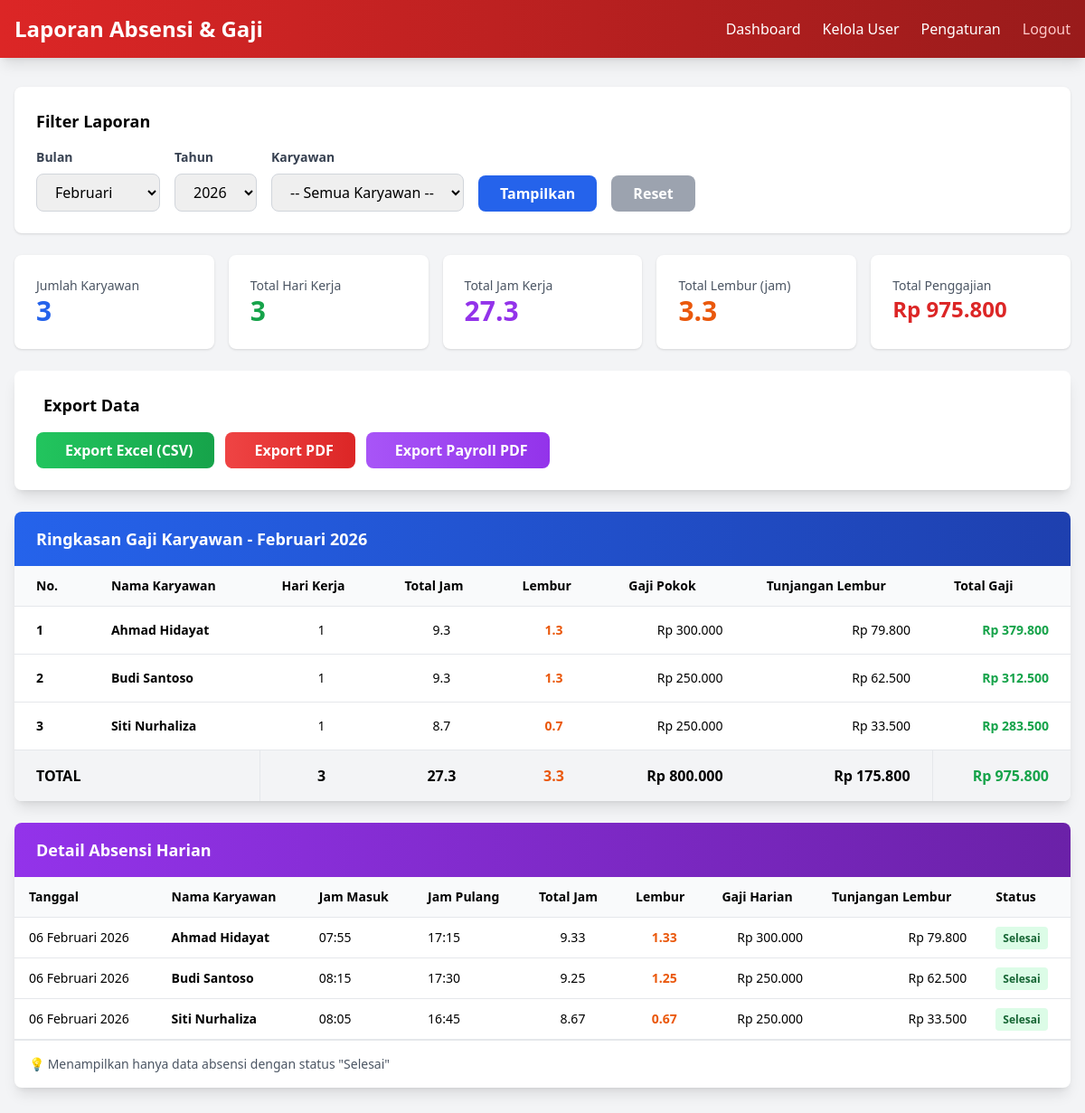
Page /admin/laporan.php (signed in) on the committed database.
### tables this page shows
CREATE TABLE absensi (
  id INT PRIMARY KEY AUTO_INCREMENT,
  user_id INT NOT NULL,
  tanggal DATE NOT NULL,
  jam_masuk TIME,
  jam_pulang TIME,
  total_jam DECIMAL(5, 2),
  jam_lembur DECIMAL(5, 2) DEFAULT 0,
  selfie_masuk VARCHAR(255),
  selfie_pulang VARCHAR(255),
  lat_masuk DECIMAL(10, 8),
  lng_masuk DECIMAL(11, 8),
  lat_pulang DECIMAL(10, 8),
  lng_pulang DECIMAL(11, 8),
  status ENUM('belum_absen', 'absen_masuk', 'absen_pulang', 'selesai') DEFAULT 'belum_absen',
  created_at TIMESTAMP DEFAULT CURRENT_TIMESTAMP,
  updated_at TIMESTAMP DEFAULT CURRENT_TIMESTAMP ON UPDATE CURRENT_TIMESTAMP,
  FOREIGN KEY (user_id) REFERENCES users(id) ON DELETE CASCADE,
  UNIQUE KEY unique_user_tanggal (user_id, tanggal),
  INDEX idx_tanggal (tanggal),
  INDEX idx_user_id (user_id)
);

CREATE TABLE users (
  id INT PRIMARY KEY AUTO_INCREMENT,
  nama VARCHAR(100) NOT NULL,
  email VARCHAR(100) UNIQUE NOT NULL,
  password VARCHAR(255) NOT NULL,
  role ENUM('admin', 'hrd', 'karyawan') NOT NULL DEFAULT 'karyawan',
  gaji_harian DECIMAL(10, 2) DEFAULT 0,
  tarif_lembur_per_jam DECIMAL(10, 2) DEFAULT 0,
  status ENUM('aktif', 'nonaktif') DEFAULT 'aktif',
  created_at TIMESTAMP DEFAULT CURRENT_TIMESTAMP,
  updated_at TIMESTAMP DEFAULT CURRENT_TIMESTAMP ON UPDATE CURRENT_TIMESTAMP
);

### admin/laporan.php (the view, shortened to what the rows shown need)
<?php
require_once __DIR__ . '/../config/database.php';
require_once __DIR__ . '/../config/helper.php';
$filter_month = $_GET['month'] ?? date('n');
$filter_year = $_GET['year'] ?? date('Y');
$first_day = sprintf('%04d-%02d-01', $filter_year, $filter_month);
$last_day = date('Y-m-t', strtotime($first_day));
$query = "SELECT a.*, u.nama, u.gaji_harian, u.tarif_lembur_per_jam
          FROM absensi a
          JOIN users u ON a.user_id = u.id
          WHERE a.tanggal BETWEEN ? AND ?
          AND u.role = 'karyawan'";
$params = [$first_day, $last_day];
$types = 'ss';
$query .= " ORDER BY a.tanggal DESC, u.nama";
$report_data = getRows($conn, $query, $params, $types);
$employee_summary = [];
foreach ($report_data as $record) {
    $emp_id = $record['user_id'];
    if ($record['status'] === 'selesai') {
        if (!isset($employee_summary[$emp_id])) {
            $employee_summary[$emp_id] = [
                'nama' => $record['nama'],
                'gaji_harian' => $record['gaji_harian'],
                'tarif_lembur' => $record['tarif_lembur_per_jam'],
                'hari_kerja' => 0,
                'total_jam' => 0,
                'total_lembur' => 0,
                'total_gaji' => 0,
                'total_lembur_bayar' => 0
            ];
        }
        $employee_summary[$emp_id]['hari_kerja']++;
        $employee_summary[$emp_id]['total_jam'] += $record['total_jam'] ?? 0;
        $employee_summary[$emp_id]['total_lembur'] += $record['jam_lembur'] ?? 0;
        $daily_salary = calculateDailySalary(
            $record['gaji_harian'],
            $record['jam_lembur'] ?? 0,
            $record['tarif_lembur_per_jam']
        );
        $employee_summary[$emp_id]['total_gaji'] += $daily_salary;
        $employee_summary[$emp_id]['total_lembur_bayar'] += ($record['jam_lembur'] ?? 0) * $record['tarif_lembur_per_jam'];
    }
}
?>
<!DOCTYPE html>
<html lang="id">
<head>
    <script src="https://cdn.tailwindcss.com"></script>
</head>
<body class="bg-gray-100">
    <nav class="bg-gradient-to-r from-red-600 to-red-800 shadow-lg">
        <div class="max-w-7xl mx-auto px-4 py-4">
            <div class="flex justify-between items-center">
                <h1 class="text-2xl font-bold text-white">Laporan Absensi & Gaji</h1>
            </div>
        </div>
    </nav>
    <div class="max-w-7xl mx-auto mt-8 px-4 mb-8">
        <div class="bg-white rounded-lg shadow p-6 mb-6">
            <h2 class="text-lg font-bold mb-4">Filter Laporan</h2>
        </div>
        <div class="bg-white rounded-lg shadow-lg overflow-hidden mb-6">
            <div class="overflow-x-auto">
                <table class="w-full">
                    <thead class="bg-gray-50 border-b">
                        <tr>
                            <th class="px-6 py-3 text-left text-sm font-semibold">No.</th>
                            <th class="px-6 py-3 text-left text-sm font-semibold">Nama Karyawan</th>
                            <th class="px-6 py-3 text-left text-sm font-semibold">Hari Kerja</th>
                            <th class="px-6 py-3 text-left text-sm font-semibold">Total Jam</th>
                            <th class="px-6 py-3 text-left text-sm font-semibold">Lembur</th>
                            <th class="px-6 py-3 text-left text-sm font-semibold">Gaji Pokok</th>
                            <th class="px-6 py-3 text-left text-sm font-semibold">Tunjangan Lembur</th>
                            <th class="px-6 py-3 text-left text-sm font-semibold">Total Gaji</th>
                        </tr>
                    </thead>
                    <tbody>
                        <?php if (!empty($employee_summary)): ?>
                            <?php $no = 1; foreach ($employee_summary as $emp_data): ?>
                                <?php
                                $gaji_pokok = $emp_data['hari_kerja'] * $emp_data['gaji_harian'];
                                ?>
                                <tr class="border-b hover:bg-gray-50">
                                    <td class="px-6 py-4 text-sm font-semibold"><?php echo $no++; ?></td>
                                    <td class="px-6 py-4 text-sm font-semibold"><?php echo htmlspecialchars($emp_data['nama']); ?></td>
                                    <td class="px-6 py-4 text-sm text-center"><?php echo $emp_data['hari_kerja']; ?></td>
                                    <td class="px-6 py-4 text-sm text-center"><?php echo round($emp_data['total_jam'], 1); ?></td>
                                    <td class="px-6 py-4 text-sm text-center text-orange-600 font-semibold"><?php echo round($emp_data['total_lembur'], 1); ?></td>
                                    <td class="px-6 py-4 text-sm text-right"><?php echo formatCurrency($gaji_pokok); ?></td>
                                    <td class="px-6 py-4 text-sm text-right"><?php echo formatCurrency($emp_data['total_lembur_bayar']); ?></td>
                                    <td class="px-6 py-4 text-sm text-right font-bold text-green-600"><?php echo formatCurrency($emp_data['total_gaji']); ?></td>
                                </tr>
                            <?php endforeach; ?>
                        <?php endif; ?>
                    </tbody>
                </table>
            </div>
        </div>
        <div class="bg-white rounded-lg shadow-lg overflow-hidden">
            <div class="overflow-x-auto">
                <table class="w-full text-sm">
                    <thead class="bg-gray-50 border-b">
                        <tr>
                            <th class="px-4 py-3 text-left font-semibold">Tanggal</th>
                            <th class="px-4 py-3 text-left font-semibold">Nama Karyawan</th>
                            <th class="px-4 py-3 text-left font-semibold">Jam Masuk</th>
                            <th class="px-4 py-3 text-left font-semibold">Jam Pulang</th>
                            <th class="px-4 py-3 text-left font-semibold">Total Jam</th>
                            <th class="px-4 py-3 text-left font-semibold">Lembur</th>
                            <th class="px-4 py-3 text-left font-semibold">Gaji Harian</th>
                            <th class="px-4 py-3 text-left font-semibold">Tunjangan Lembur</th>
                            <th class="px-4 py-3 text-left font-semibold">Status</th>
                        </tr>
                    </thead>
                    <tbody>
                        <?php if (!empty($report_data)): ?>
                            <?php foreach ($report_data as $record): ?>
                                <?php
                                $lembur_bayar = ($record['jam_lembur'] ?? 0) * $record['tarif_lembur_per_jam'];
                                ?>
                                <tr class="border-b hover:bg-gray-50">
                                    <td class="px-4 py-3"><?php echo formatDateIndonesian($record['tanggal']); ?></td>
                                    <td class="px-4 py-3 font-semibold"><?php echo htmlspecialchars($record['nama']); ?></td>
                                    <td class="px-4 py-3"><?php echo $record['jam_masuk'] ? date('H:i', strtotime($record['jam_masuk'])) : '-'; ?></td>
                                    <td class="px-4 py-3"><?php echo $record['jam_pulang'] ? date('H:i', strtotime($record['jam_pulang'])) : '-'; ?></td>
                                    <td class="px-4 py-3 text-center"><?php echo $record['total_jam'] ?? 0; ?></td>
                                    <td class="px-4 py-3 text-center text-orange-600 font-semibold"><?php echo $record['jam_lembur'] ?? 0; ?></td>
                                    <td class="px-4 py-3 text-right"><?php echo formatCurrency($record['gaji_harian']); ?></td>
                                    <td class="px-4 py-3 text-right"><?php echo formatCurrency($lembur_bayar); ?></td>
                                    <td class="px-4 py-3">
                                        <span class="px-2 py-1 rounded text-xs font-semibold bg-green-100 text-green-800">Selesai</span>
                                    </td>
                                </tr>
                            <?php endforeach; ?>
                        <?php endif; ?>
                    </tbody>
                </table>
            </div>
        </div>
    </div>
</body>
</html>

### rows in the picture
absensi: user.nama "Ahmad Hidayat", hari_kerja "1", total_jam "9.3", jam_lembur "1.3", user.gaji_harian "Rp 300.000", total_lembur_bayar "Rp 79.800", total_gaji "Rp 379.800", tanggal "06 Februari 2026", jam_masuk "07:55", jam_pulang "17:15", total_jam "9.33", jam_lembur "1.33", jam_lembur.tarif_lembur_per_jam "Rp 79.800"
absensi: user.nama "Budi Santoso", id "1", total_jam "9.3", jam_lembur "1.3", id.gaji_harian "Rp 250.000", total_lembur_bayar "Rp 62.500", total_gaji "Rp 312.500", tanggal "06 Februari 2026", jam_masuk "08:15", jam_pulang "17:30", total_jam "9.25", jam_lembur "1.25", user.gaji_harian "Rp 250.000", jam_lembur.tarif_lembur_per_jam "Rp 62.500"
absensi: user.nama "Siti Nurhaliza", hari_kerja "1", total_jam "8.7", jam_lembur "0.7", user.gaji_harian "Rp 250.000", total_lembur_bayar "Rp 33.500", total_gaji "Rp 283.500", tanggal "06 Februari 2026", jam_masuk "08:05", jam_pulang "16:45", total_jam "8.67", jam_lembur "0.67", jam_lembur.tarif_lembur_per_jam "Rp 33.500"

### other values in the picture
$summary['employee_count'] "3"
$summary['total_hari_kerja'] "3"
$summary['total_jam_kerja'] "27.3"
$summary['total_lembur'] "3.3"
formatCurrency($summary['total_gaji']) "Rp 975.800"
formatCurrency($summary['total_lembur_bayar']) "Rp 175.800"
form field month "Februari"
form field year "2026"
